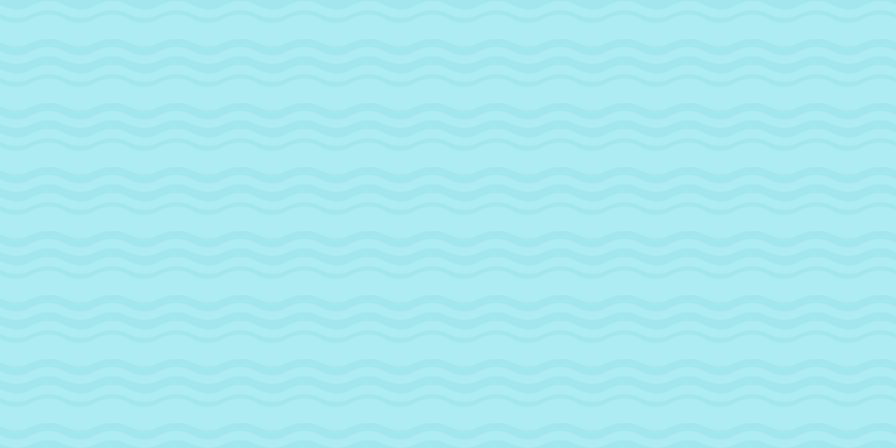

This game map was drawn from its Tiled (.tmx) file and the tilesets committed beside it. A one-line description and the trimmed map source follow:
An orthogonal 14x7 tile map with 64x64 px tiles, 1 tile layer (Calque de Tuiles 1).

<map version="1.4" tiledversion="1.4.2" orientation="orthogonal" renderorder="right-down" width="14" height="7" tilewidth="64" tileheight="64" infinite="0" nextlayerid="2" nextobjectid="1">
 <editorsettings>
  <export target="Tiled1..json" format="json" />
 </editorsettings>
 <tileset firstgid="1" source="tableauTiledTileset.tsx" />
 <layer id="1" name="Calque de Tuiles 1" width="14" height="7">
  <data>[98 cells, 98 non-empty, 1 distinct tile ids]</data>
 </layer>
</map>
